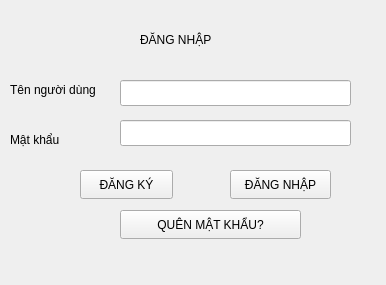
<?xml version="1.0" encoding="UTF-8"?>
<ui version="4.0">
 <class>login</class>
 <widget class="QWidget" name="login">
  <property name="geometry">
   <rect>
    <x>0</x>
    <y>0</y>
    <width>386</width>
    <height>285</height>
   </rect>
  </property>
  <property name="windowTitle">
   <string>Form</string>
  </property>
  <widget class="QPushButton" name="create_account_button">
   <property name="geometry">
    <rect>
     <x>80</x>
     <y>170</y>
     <width>93</width>
     <height>29</height>
    </rect>
   </property>
   <property name="text">
    <string>ĐĂNG KÝ</string>
   </property>
  </widget>
  <widget class="QPushButton" name="reset_password_button">
   <property name="geometry">
    <rect>
     <x>120</x>
     <y>210</y>
     <width>181</width>
     <height>29</height>
    </rect>
   </property>
   <property name="text">
    <string>QUÊN MẬT KHẨU?</string>
   </property>
  </widget>
  <widget class="QLabel" name="label_2">
   <property name="geometry">
    <rect>
     <x>10</x>
     <y>130</y>
     <width>81</width>
     <height>20</height>
    </rect>
   </property>
   <property name="text">
    <string>Mật khẩu</string>
   </property>
  </widget>
  <widget class="QPushButton" name="login_button">
   <property name="geometry">
    <rect>
     <x>230</x>
     <y>170</y>
     <width>101</width>
     <height>29</height>
    </rect>
   </property>
   <property name="text">
    <string>ĐĂNG NHẬP</string>
   </property>
  </widget>
  <widget class="QLabel" name="label">
   <property name="geometry">
    <rect>
     <x>10</x>
     <y>80</y>
     <width>121</width>
     <height>20</height>
    </rect>
   </property>
   <property name="text">
    <string>Tên người dùng</string>
   </property>
  </widget>
  <widget class="QLabel" name="label_3">
   <property name="geometry">
    <rect>
     <x>140</x>
     <y>30</y>
     <width>111</width>
     <height>20</height>
    </rect>
   </property>
   <property name="text">
    <string>ĐĂNG NHẬP </string>
   </property>
  </widget>
  <widget class="QLineEdit" name="password_edit">
   <property name="geometry">
    <rect>
     <x>120</x>
     <y>120</y>
     <width>231</width>
     <height>26</height>
    </rect>
   </property>
  </widget>
  <widget class="QLineEdit" name="username_edit">
   <property name="geometry">
    <rect>
     <x>120</x>
     <y>80</y>
     <width>231</width>
     <height>26</height>
    </rect>
   </property>
  </widget>
  <widget class="QLabel" name="status_label">
   <property name="geometry">
    <rect>
     <x>60</x>
     <y>250</y>
     <width>281</width>
     <height>20</height>
    </rect>
   </property>
   <property name="text">
    <string/>
   </property>
  </widget>
 </widget>
 <resources/>
 <connections/>
</ui>
